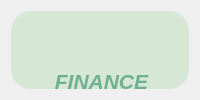
      <widget class="QWidget" name="tab">
       <attribute name="title">
        <string>Ajouter Transaction</string>
       </attribute>
       <layout class="QGridLayout" name="gridLayout">
        <item row="0" column="0">
         <widget class="QGroupBox" name="groupBox_4">
          <property name="styleSheet">
           <string notr="true">background-color:#D6E7D5;

border-radius : 20px;</string>
          </property>
          <property name="title">
           <string/>
          </property>
          <widget class="QFrame" name="frame">
           <property name="geometry">
            <rect>
             <x>270</x>
             <y>60</y>
             <width>731</width>
             <height>471</height>
            </rect>
           </property>
           <property name="styleSheet">
            <string notr="true">*{
    background-color: #f0f4f8;  /* Couleur de fond gris clair */
    font-family: Arial, sans-serif;  /* Police moderne et lisible */
}

/* Style pour les QFrame avec couleur vert pistache */
QFrame {
 background-color: #6FAF92;   /* Fond vert pistache */
    border: 2px solid #4CAF50;   /* Bordure vert émeraude */
    border-radius: 10px;         /* Coins arrondis */
    padding: 15px;        
}
QLabel {
    border: none;
}
</string>
           </property>
           <property name="frameShape">
            <enum>QFrame::StyledPanel</enum>
           </property>
           <property name="frameShadow">
            <enum>QFrame::Raised</enum>
           </property>
           <widget class="QLineEdit" name="lineEdit_2">
            <property name="geometry">
             <rect>
              <x>410</x>
              <y>90</y>
              <width>171</width>
              <height>28</height>
             </rect>
            </property>
            <property name="styleSheet">
             <string notr="true">* {
    background-color: #FFFFF;   /* Fond vert pistache */
    border:  2px solid #4CAF50;   /* Bordure bleu clair */
    border-radius: 5px;         /* Coins arrondis */
    padding: 15px;               /* Espacement interne */
}
</string>
            </property>
            <property name="text">
             <string/>
            </property>
           </widget>
           <widget class="QLabel" name="label_4">
            <property name="geometry">
             <rect>
              <x>170</x>
              <y>180</y>
              <width>161</width>
              <height>41</height>
             </rect>
            </property>
            <property name="tabletTracking">
             <bool>false</bool>
            </property>
            <property name="styleSheet">
             <string notr="true">*{
    color: white;  /* Couleur du texte en blanc */
}/* Style pour QLabel */
QLabel {
    color: white;                     /* Texte des labels en blanc */
    font-size: 14px;                 /* Taille de police des labels */
    font-weight: bold;               /* Texte en gras */
    background-color: transparent;    /* Assurer que le fond soit transparent */
    padding-left: 5px;               /* Optionnel : espacement pour mieux aligner le texte */
}</string>
            </property>
            <property name="text">
             <string>Montant Transact :</string>
            </property>
           </widget>
           <widget class="QLabel" name="label_8">
            <property name="geometry">
             <rect>
              <x>170</x>
              <y>130</y>
              <width>161</width>
              <height>41</height>
             </rect>
            </property>
            <property name="styleSheet">
             <string notr="true">*{
    color: white;  /* Couleur du texte en blanc */
}/* Style pour QLabel */
QLabel {
    color: white;                     /* Texte des labels en blanc */
    font-size: 14px;                 /* Taille de police des labels */
    font-weight: bold;               /* Texte en gras */
    background-color: transparent;    /* Assurer que le fond soit transparent */
    padding-left: 5px;               /* Optionnel : espacement pour mieux aligner le texte */
}</string>
            </property>
            <property name="text">
             <string>Date_Transaction :</string>
            </property>
           </widget>
           <widget class="QLabel" name="label_16">
            <property name="geometry">
             <rect>
              <x>170</x>
              <y>80</y>
              <width>151</width>
              <height>41</height>
             </rect>
            </property>
            <property name="styleSheet">
             <string notr="true">*{
    color: white;  /* Couleur du texte en blanc */
}

/* Style pour QLabel */
QLabel {
    color: white;                     /* Texte des labels en blanc */
    font-size: 14px;                 /* Taille de police des labels */
    font-weight: bold;               /* Texte en gras */
    background-color: transparent;    /* Assurer que le fond soit transparent */
    padding-left: 5px;               /* Optionnel : espacement pour mieux aligner le texte */
}</string>
            </property>
            <property name="text">
             <string>Id_Transaction :</string>
            </property>
           </widget>
           <widget class="QLabel" name="label_5">
            <property name="geometry">
             <rect>
              <x>170</x>
              <y>280</y>
              <width>161</width>
              <height>51</height>
             </rect>
            </property>
            <property name="styleSheet">
             <string notr="true">*{
    color: white;  /* Couleur du texte en blanc */
}/* Style pour QLabel */
QLabel {
    color: white;                     /* Texte des labels en blanc */
    font-size: 14px;                 /* Taille de police des labels */
    font-weight: bold;               /* Texte en gras */
    background-color: transparent;    /* Assurer que le fond soit transparent */
    padding-left: 5px;               /* Optionnel : espacement pour mieux aligner le texte */
}</string>
            </property>
            <property name="text">
             <string>Categorie :</string>
            </property>
           </widget>
           <widget class="QLabel" name="label_7">
            <property name="geometry">
             <rect>
              <x>170</x>
              <y>230</y>
              <width>161</width>
              <height>51</height>
             </rect>
            </property>
            <property name="styleSheet">
             <string notr="true">*{
    color: white;  /* Couleur du texte en blanc */
}/* Style pour QLabel */
QLabel {
    color: white;                     /* Texte des labels en blanc */
    font-size: 14px;                 /* Taille de police des labels */
    font-weight: bold;               /* Texte en gras */
    background-color: transparent;    /* Assurer que le fond soit transparent */
    padding-left: 5px;               /* Optionnel : espacement pour mieux aligner le texte */
}</string>
            </property>
            <property name="text">
             <string>Type :</string>
            </property>
           </widget>
           <widget class="QLabel" name="label_6">
            <property name="geometry">
             <rect>
              <x>170</x>
              <y>330</y>
              <width>161</width>
              <height>71</height>
             </rect>
            </property>
            <property name="styleSheet">
             <string notr="true">*{
    color: white;  /* Couleur du texte en blanc */
}/* Style pour QLabel */
QLabel {
    color: white;                     /* Texte des labels en blanc */
    font-size: 14px;                 /* Taille de police des labels */
    font-weight: bold;               /* Texte en gras */
    background-color: transparent;    /* Assurer que le fond soit transparent */
    padding-left: 5px;               /* Optionnel : espacement pour mieux aligner le texte */
}</string>
            </property>
            <property name="text">
             <string>Mode_Paiement :</string>
            </property>
           </widget>
           <widget class="QLineEdit" name="lineEdit_3">
            <property name="geometry">
             <rect>
              <x>410</x>
              <y>190</y>
              <width>171</width>
              <height>28</height>
             </rect>
            </property>
            <property name="styleSheet">
             <string notr="true">* {
    background-color: #FFFFF;   /* Fond vert pistache */
    border:  2px solid #4CAF50;   /* Bordure bleu clair */
    border-radius: 5px;         /* Coins arrondis */
    padding: 15px;               /* Espacement interne */
}
</string>
            </property>
            <property name="text">
             <string/>
            </property>
           </widget>
           <widget class="QLineEdit" name="lineEdit_4">
            <property name="geometry">
             <rect>
              <x>410</x>
              <y>240</y>
              <width>171</width>
              <height>28</height>
             </rect>
            </property>
            <property name="styleSheet">
             <string notr="true">* {
    background-color: #FFFFF;   /* Fond vert pistache */
    border:  2px solid #4CAF50;   /* Bordure bleu clair */
    border-radius: 5px;         /* Coins arrondis */
    padding: 15px;               /* Espacement interne */
}
</string>
            </property>
            <property name="text">
             <string/>
            </property>
           </widget>
           <widget class="QLineEdit" name="lineEdit_5">
            <property name="geometry">
             <rect>
              <x>410</x>
              <y>340</y>
              <width>171</width>
              <height>28</height>
             </rect>
            </property>
            <property name="styleSheet">
             <string notr="true">* {
    background-color: #FFFFF;   /* Fond vert pistache */
    border:  2px solid #4CAF50;   /* Bordure bleu clair */
    border-radius: 5px;         /* Coins arrondis */
    padding: 15px;               /* Espacement interne */
}
</string>
            </property>
            <property name="text">
             <string/>
            </property>
           </widget>
           <widget class="QLineEdit" name="lineEdit_6">
            <property name="geometry">
             <rect>
              <x>410</x>
              <y>140</y>
              <width>171</width>
              <height>28</height>
             </rect>
            </property>
            <property name="styleSheet">
             <string notr="true">* {
    background-color: #FFFFF;   /* Fond vert pistache */
    border:  2px solid #4CAF50;   /* Bordure bleu clair */
    border-radius: 5px;         /* Coins arrondis */
    padding: 15px;               /* Espacement interne */
}
</string>
            </property>
            <property name="text">
             <string/>
            </property>
           </widget>
           <widget class="QLineEdit" name="lineEdit_7">
            <property name="geometry">
             <rect>
              <x>410</x>
              <y>290</y>
              <width>171</width>
              <height>28</height>
             </rect>
            </property>
            <property name="styleSheet">
             <string notr="true">* {
    background-color: #FFFFF;   /* Fond vert pistache */
    border:  2px solid #4CAF50;   /* Bordure bleu clair */
    border-radius: 5px;         /* Coins arrondis */
    padding: 15px;               /* Espacement interne */
}
</string>
            </property>
            <property name="text">
             <string/>
            </property>
           </widget>
          </widget>
          <widget class="QPushButton" name="pushButton_7">
           <property name="geometry">
            <rect>
             <x>580</x>
             <y>540</y>
             <width>111</width>
             <height>31</height>
            </rect>
           </property>
           <property name="styleSheet">
            <string notr="true">*{
    background-color: #6FAF92;  /* Medium green button */
    border: 1px solid #388E3C;  /* Darker green border */
    border-radius: 5px;
    color: #FFFFFF;             /* White text for contrast */
    padding: 5px;
}

*:hover {
    background-color: #81C784;  /* Lighter green on hover */
}</string>
           </property>
           <property name="text">
            <string>Ajouter</string>
           </property>
           <property name="icon">
            <iconset>
             <normaloff>../../../Downloads/plus-circle.svg</normaloff>../../../Downloads/plus-circle.svg</iconset>
           </property>
          </widget>
          <widget class="QLabel" name="label_19">
           <property name="geometry">
            <rect>
             <x>20</x>
             <y>40</y>
             <width>141</width>
             <height>61</height>
            </rect>
           </property>
           <property name="styleSheet">
            <string notr="true">*{
    color: #6FAF92;
    font-size: 16px; /* Taille du texte (ajustable) */
    font-weight: normal; /* Style du texte */
}</string>
           </property>
           <property name="text">
            <string>&lt;html&gt;&lt;head/&gt;&lt;body&gt;&lt;p align=&quot;center&quot;&gt;&lt;span style=&quot; font-size:16pt; font-weight:700; font-style:italic;&quot;&gt;FINANCE&lt;/span&gt;&lt;/p&gt;&lt;/body&gt;&lt;/html&gt;</string>
           </property>
          </widget>
         </widget>
        </item>
       </layout>
      </widget>
